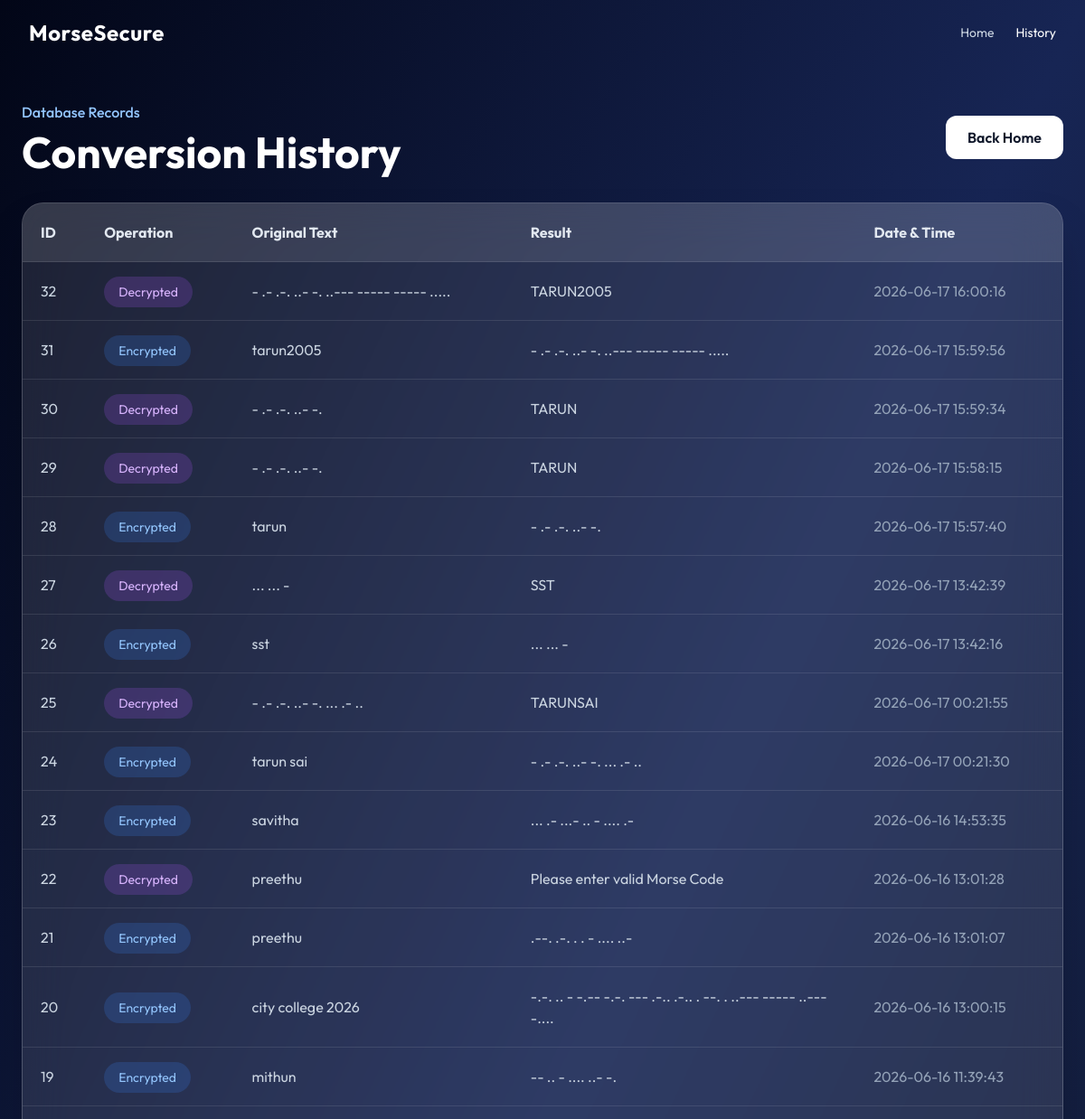
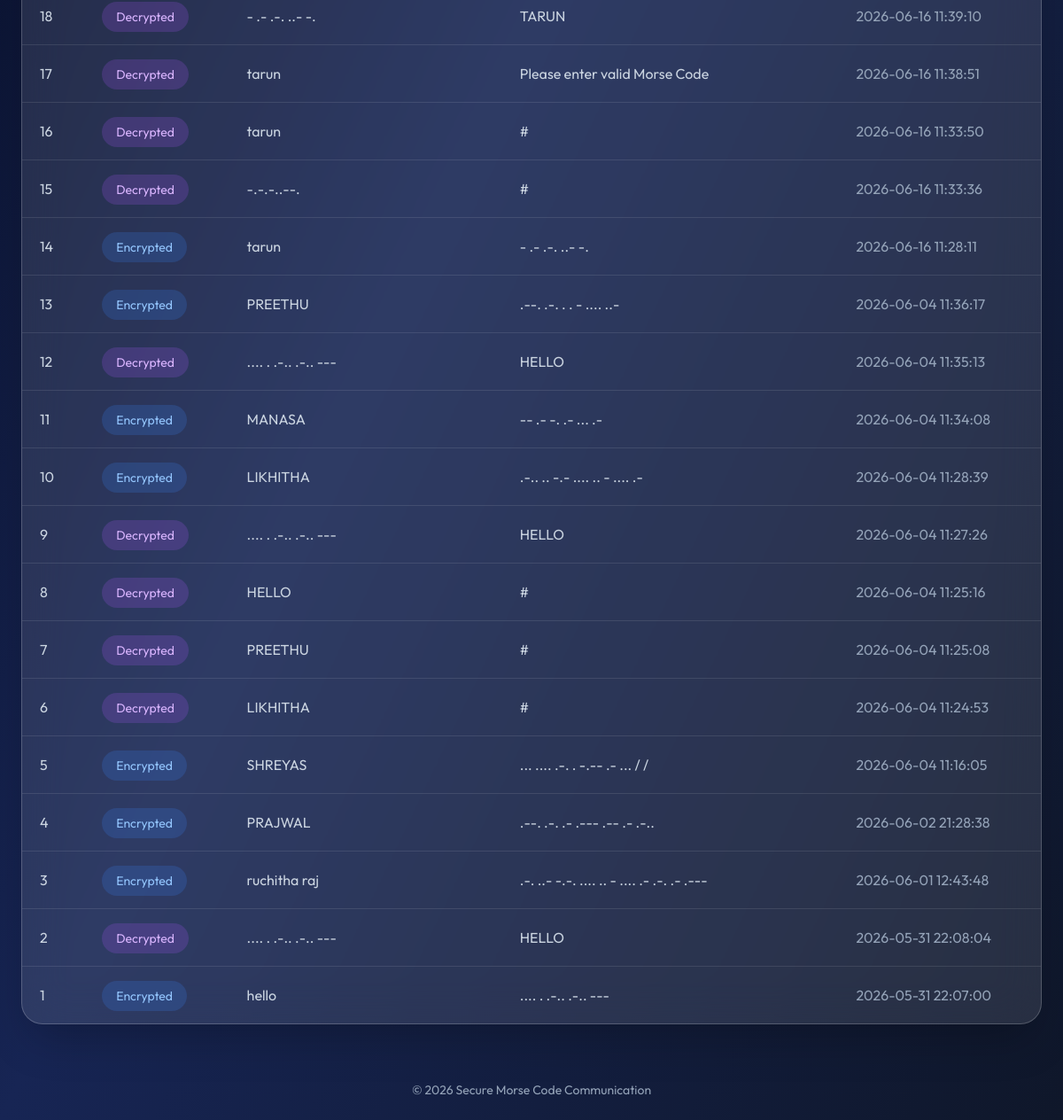
Screenshot of /history (signed in) with the database file from the repository (2 pictures, top to bottom).
### tables this page shows
CREATE TABLE history (
            id INTEGER PRIMARY KEY AUTOINCREMENT,
            operation TEXT NOT NULL,
            original_text TEXT NOT NULL,
            result_text TEXT NOT NULL,
            created_at TEXT NOT NULL
        );

### app.py (the view)
@app.route('/history')
def history():
    if 'user' not in session:
        return redirect('/login')
    conn = sqlite3.connect("morse_app.db")
    cursor = conn.cursor()
    cursor.execute(
        "SELECT * FROM history ORDER BY id DESC"
    )
    records = cursor.fetchall()
    conn.close()
    return render_template(
        'history.html',
        records=records
    )

### templates/history.html (shortened to what this page needs)
<!DOCTYPE html>
<html lang="en">
<head>
    <script src="https://cdn.tailwindcss.com"></script>
</head>
<body class="min-h-screen bg-gradient-to-br from-slate-950 via-blue-950 to-slate-900 text-white">
    <nav class="px-8 py-5 flex justify-between items-center">
        <h1 class="text-2xl font-bold tracking-wide">
            MorseSecure
        </h1>
        <div class="flex gap-6 text-sm text-slate-300">
            <a href="/" class="hover:text-white duration-200">Home</a>
            <a href="/history" class="text-white">History</a>
        </div>
    </nav>
    <section class="px-6 py-10">
        <div class="max-w-7xl mx-auto">
            <div class="flex justify-between items-center mb-8 flex-wrap gap-4">
                <div>
                    <p class="text-blue-300 font-medium">
                        Database Records
                    </p>
                    <h1 class="text-5xl font-bold mt-2">
                        Conversion History
                    </h1>
                </div>
                <a
                    href="/"
                    class="px-6 py-3 bg-white text-slate-900 rounded-xl font-semibold hover:scale-105 duration-200"
                >
                    Back Home
                </a>
            </div>
            <div class="bg-white/10 backdrop-blur-xl border border-white/20 rounded-3xl overflow-hidden shadow-2xl">
                <div class="overflow-x-auto">
                    <table class="w-full">
                        <thead class="bg-white/10">
                            <tr class="text-left text-slate-200">
                                <th class="p-5">ID</th>
                                <th class="p-5">Operation</th>
                                <th class="p-5">Original Text</th>
                                <th class="p-5">Result</th>
                                <th class="p-5">Date & Time</th>
                            </tr>
                        </thead>
                        <tbody>
                            {% for record in records %}
                            <tr class="border-t border-white/10 hover:bg-white/5 duration-200">
                                <td class="p-5 text-slate-300">
                                    {{ record[0] }}
                                </td>
                                <td class="p-5">
                                    {% if record[1] == "Encrypted" %}
                                    <span class="px-4 py-2 rounded-full bg-blue-500/20 text-blue-300 text-sm">
                                        {{ record[1] }}
                                    </span>
                                    {% else %}
                                    <span class="px-4 py-2 rounded-full bg-purple-500/20 text-purple-300 text-sm">
                                        {{ record[1] }}
                                    </span>
                                    {% endif %}
                                </td>
                                <td class="p-5 text-slate-300 break-words max-w-xs">
                                    {{ record[2] }}
                                </td>
                                <td class="p-5 text-slate-300 break-words max-w-xs">
                                    {{ record[3] }}
                                </td>
                                <td class="p-5 text-slate-400">
                                    {{ record[4] }}
                                </td>
                            </tr>
                            {% endfor %}
                        </tbody>
                    </table>
                </div>
            </div>
        </div>
    </section>
    <footer class="text-center py-6 text-slate-400 text-sm">
        © 2026 Secure Morse Code Communication
    </footer>
</body>
</html>

### templates/history.html (style rules this page uses)
body { font-family: "Outfit", sans-serif; }

### rows the page displays
history: id "32", operation "Decrypted", original_text "- .- .-. ..- -. ..--- ----- ----- .....", result_text "TARUN2005", created_at "2026-06-17 16:00:16"
history: id "31", operation "Encrypted", original_text "tarun2005", result_text "- .- .-. ..- -. ..--- ----- ----- .....", created_at "2026-06-17 15:59:56"
history: id "30", operation "Decrypted", original_text "- .- .-. ..- -.", result_text "TARUN", created_at "2026-06-17 15:59:34"
history: id "29", operation "Decrypted", original_text "- .- .-. ..- -.", result_text "TARUN", created_at "2026-06-17 15:58:15"
history: id "28", operation "Encrypted", original_text "tarun", result_text "- .- .-. ..- -.", created_at "2026-06-17 15:57:40"
history: id "27", operation "Decrypted", original_text "... ... -", result_text "SST", created_at "2026-06-17 13:42:39"
history: id "26", operation "Encrypted", original_text "sst", result_text "... ... -", created_at "2026-06-17 13:42:16"
history: id "25", operation "Decrypted", original_text "- .- .-. ..- -. ... .- ..", result_text "TARUNSAI", created_at "2026-06-17 00:21:55"
history: id "24", operation "Encrypted", original_text "tarun sai", result_text "- .- .-. ..- -. ... .- ..", created_at "2026-06-17 00:21:30"
history: id "23", operation "Encrypted", original_text "savitha", result_text "... .- ...- .. - .... .-", created_at "2026-06-16 14:53:35"
history: id "22", operation "Decrypted", original_text "preethu", result_text "Please enter valid Morse Code", created_at "2026-06-16 13:01:28"
history: id "21", operation "Encrypted", original_text "preethu", result_text ".--. .-. . . - .... ..-", created_at "2026-06-16 13:01:07"
history: id "20", operation "Encrypted", original_text "city college 2026", result_text "-.-. .. - -.-- -.-. --- .-.. .-.. . --. . ..--- ----- ..--- -....", created_at "2026-06-16 13:00:15"
history: id "19", operation "Encrypted", original_text "mithun", result_text "-- .. - .... ..- -.", created_at "2026-06-16 11:39:43"
history: id "18", operation "Decrypted", original_text "- .- .-. ..- -.", result_text "TARUN", created_at "2026-06-16 11:39:10"
history: id "17", operation "Decrypted", original_text "tarun", result_text "Please enter valid Morse Code", created_at "2026-06-16 11:38:51"
history: id "16", operation "Decrypted", original_text "tarun", result_text "#", created_at "2026-06-16 11:33:50"
history: id "15", operation "Decrypted", original_text "-.-.-..--.", result_text "#", created_at "2026-06-16 11:33:36"
history: id "14", operation "Encrypted", original_text "tarun", result_text "- .- .-. ..- -.", created_at "2026-06-16 11:28:11"
history: id "13", operation "Encrypted", original_text "PREETHU", result_text ".--. .-. . . - .... ..-", created_at "2026-06-04 11:36:17"
history: id "12", operation "Decrypted", original_text ".... . .-.. .-.. ---", result_text "HELLO", created_at "2026-06-04 11:35:13"
history: id "11", operation "Encrypted", original_text "MANASA", result_text "-- .- -. .- ... .-", created_at "2026-06-04 11:34:08"
history: id "10", operation "Encrypted", original_text "LIKHITHA", result_text ".-.. .. -.- .... .. - .... .-", created_at "2026-06-04 11:28:39"
history: id "9", operation "Decrypted", original_text ".... . .-.. .-.. ---", result_text "HELLO", created_at "2026-06-04 11:27:26"
history: id "8", operation "Decrypted", original_text "HELLO", result_text "#", created_at "2026-06-04 11:25:16"
history: id "7", operation "Decrypted", original_text "PREETHU", result_text "#", created_at "2026-06-04 11:25:08"
history: id "6", operation "Decrypted", original_text "LIKHITHA", result_text "#", created_at "2026-06-04 11:24:53"
history: id "5", operation "Encrypted", original_text "SHREYAS", result_text "... .... .-. . -.-- .- ... / /", created_at "2026-06-04 11:16:05"
history: id "4", operation "Encrypted", original_text "PRAJWAL", result_text ".--. .-. .- .--- .-- .- .-..", created_at "2026-06-02 21:28:38"
history: id "3", operation "Encrypted", original_text "ruchitha raj", result_text ".-. ..- -.-. .... .. - .... .- .-. .- .---", created_at "2026-06-01 12:43:48"
history: id "2", operation "Decrypted", original_text ".... . .-.. .-.. ---", result_text "HELLO", created_at "2026-05-31 22:08:04"
history: id "1", operation "Encrypted", original_text "hello", result_text ".... . .-.. .-.. ---", created_at "2026-05-31 22:07:00"
